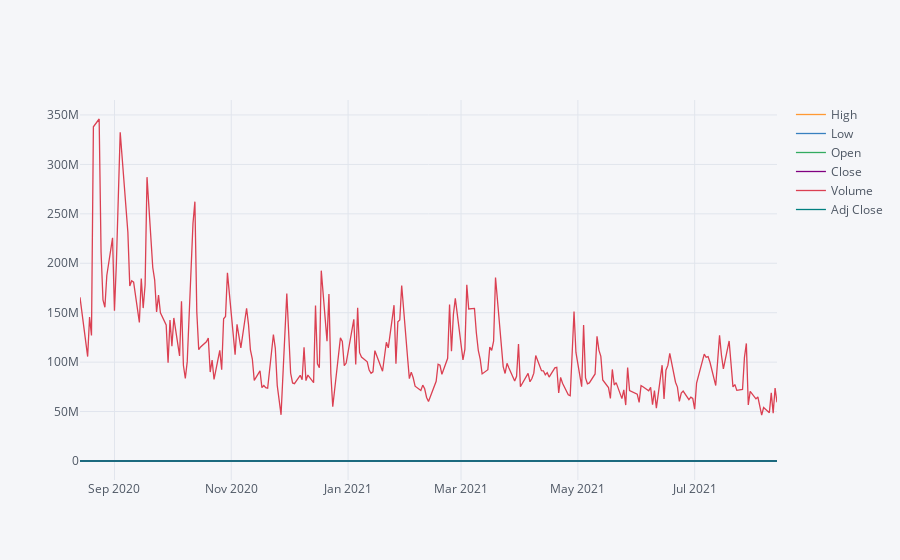

The cell this chart's notebook holds for it:
### Code cell
#using iplot we can plot the adjusted opening and closing charts for appl stock
AAPL.iplot()

### Figure 1 — Plotly figure (JSON) as saved in the notebook; plotly's stock layout.template omitted (floating-point values rounded to 4 significant figures; data arrays with more than 128 entries replaced by an {"elided": "..."} marker saying what was removed)
{"data": [{"line": {"color": "rgba(255, 153, 51, 1.0)", "dash": "solid", "shape": "linear", "width": 1.3}, "mode": "lines", "name": "High", "text": "", "type": "scatter", "x": {"elided": "252 str values"}, "y": {"elided": "252 float values"}}, {"line": {"color": "rgba(55, 128, 191, 1.0)", "dash": "solid", "shape": "linear", "width": 1.3}, "mode": "lines", "name": "Low", "text": "", "type": "scatter", "x": {"elided": "252 str values"}, "y": {"elided": "252 float values"}}, {"line": {"color": "rgba(50, 171, 96, 1.0)", "dash": "solid", "shape": "linear", "width": 1.3}, "mode": "lines", "name": "Open", "text": "", "type": "scatter", "x": {"elided": "252 str values"}, "y": {"elided": "252 float values"}}, {"line": {"color": "rgba(128, 0, 128, 1.0)", "dash": "solid", "shape": "linear", "width": 1.3}, "mode": "lines", "name": "Close", "text": "", "type": "scatter", "x": {"elided": "252 str values"}, "y": {"elided": "252 float values"}}, {"line": {"color": "rgba(219, 64, 82, 1.0)", "dash": "solid", "shape": "linear", "width": 1.3}, "mode": "lines", "name": "Volume", "text": "", "type": "scatter", "x": {"elided": "252 str values"}, "y": {"elided": "252 int values"}}, {"line": {"color": "rgba(0, 128, 128, 1.0)", "dash": "solid", "shape": "linear", "width": 1.3}, "mode": "lines", "name": "Adj Close", "text": "", "type": "scatter", "x": {"elided": "252 str values"}, "y": {"elided": "252 float values"}}], "layout": {"legend": {"bgcolor": "#F5F6F9", "font": {"color": "#4D5663"}}, "paper_bgcolor": "#F5F6F9", "plot_bgcolor": "#F5F6F9", "title": {"font": {"color": "#4D5663"}}, "xaxis": {"gridcolor": "#E1E5ED", "showgrid": true, "tickfont": {"color": "#4D5663"}, "title": {"font": {"color": "#4D5663"}, "text": ""}, "zerolinecolor": "#E1E5ED"}, "yaxis": {"gridcolor": "#E1E5ED", "showgrid": true, "tickfont": {"color": "#4D5663"}, "title": {"font": {"color": "#4D5663"}, "text": ""}, "zerolinecolor": "#E1E5ED"}}}
